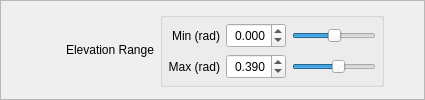
                   <widget class="QFrame" name="RadialShooterElevationRangeFrame">
                    <property name="sizePolicy">
                     <sizepolicy hsizetype="Preferred" vsizetype="Preferred">
                      <horstretch>0</horstretch>
                      <verstretch>0</verstretch>
                     </sizepolicy>
                    </property>
                    <property name="frameShape">
                     <enum>QFrame::StyledPanel</enum>
                    </property>
                    <property name="frameShadow">
                     <enum>QFrame::Raised</enum>
                    </property>
                    <layout class="QHBoxLayout" name="horizontalLayout_3">
                     <property name="margin">
                      <number>0</number>
                     </property>
                     <item>
                      <spacer name="horizontalSpacer_37">
                       <property name="orientation">
                        <enum>Qt::Horizontal</enum>
                       </property>
                       <property name="sizeType">
                        <enum>QSizePolicy::Preferred</enum>
                       </property>
                       <property name="sizeHint" stdset="0">
                        <size>
                         <width>65</width>
                         <height>20</height>
                        </size>
                       </property>
                      </spacer>
                     </item>
                     <item>
                      <widget class="QLabel" name="RadialShooterElevationRangeLabel">
                       <property name="sizePolicy">
                        <sizepolicy hsizetype="Preferred" vsizetype="Fixed">
                         <horstretch>0</horstretch>
                         <verstretch>0</verstretch>
                        </sizepolicy>
                       </property>
                       <property name="toolTip">
                        <string>The elevation range the Shooter will send each particle. 0=up, 3.14=down</string>
                       </property>
                       <property name="text">
                        <string>Elevation Range</string>
                       </property>
                       <property name="alignment">
                        <set>Qt::AlignRight|Qt::AlignTrailing|Qt::AlignVCenter</set>
                       </property>
                      </widget>
                     </item>
                     <item>
                      <widget class="QGroupBox" name="RadialShooterElevationRangeBox">
                       <property name="sizePolicy">
                        <sizepolicy hsizetype="Expanding" vsizetype="Fixed">
                         <horstretch>0</horstretch>
                         <verstretch>0</verstretch>
                        </sizepolicy>
                       </property>
                       <property name="title">
                        <string/>
                       </property>
                       <layout class="QGridLayout" name="gridLayout_14">
                        <property name="margin">
                         <number>5</number>
                        </property>
                        <item row="0" column="0">
                         <widget class="QLabel" name="RadialShooterElevationMinLabel">
                          <property name="sizePolicy">
                           <sizepolicy hsizetype="Preferred" vsizetype="Fixed">
                            <horstretch>0</horstretch>
                            <verstretch>0</verstretch>
                           </sizepolicy>
                          </property>
                          <property name="minimumSize">
                           <size>
                            <width>0</width>
                            <height>25</height>
                           </size>
                          </property>
                          <property name="toolTip">
                           <string>The minimum elevation (0=up, 3.14=down)</string>
                          </property>
                          <property name="text">
                           <string>Min (rad)</string>
                          </property>
                          <property name="alignment">
                           <set>Qt::AlignRight|Qt::AlignTrailing|Qt::AlignVCenter</set>
                          </property>
                         </widget>
                        </item>
                        <item row="1" column="0">
                         <widget class="QLabel" name="RadialShooterElevationMaxLabel">
                          <property name="sizePolicy">
                           <sizepolicy hsizetype="Preferred" vsizetype="Fixed">
                            <horstretch>0</horstretch>
                            <verstretch>0</verstretch>
                           </sizepolicy>
                          </property>
                          <property name="minimumSize">
                           <size>
                            <width>0</width>
                            <height>25</height>
                           </size>
                          </property>
                          <property name="toolTip">
                           <string>The maximum elevation (0=up, 3.14=down)</string>
                          </property>
                          <property name="text">
                           <string>Max (rad)</string>
                          </property>
                          <property name="alignment">
                           <set>Qt::AlignRight|Qt::AlignTrailing|Qt::AlignVCenter</set>
                          </property>
                         </widget>
                        </item>
                        <item row="0" column="2">
                         <widget class="QSlider" name="RadialShooterElevationMinSlider">
                          <property name="toolTip">
                           <string>The minimum elevation (0=up, 3.14=down)</string>
                          </property>
                          <property name="minimum">
                           <number>-314</number>
                          </property>
                          <property name="maximum">
                           <number>314</number>
                          </property>
                          <property name="orientation">
                           <enum>Qt::Horizontal</enum>
                          </property>
                         </widget>
                        </item>
                        <item row="0" column="1">
                         <widget class="QDoubleSpinBox" name="RadialShooterElevationMinSpinBox">
                          <property name="sizePolicy">
                           <sizepolicy hsizetype="Fixed" vsizetype="Fixed">
                            <horstretch>0</horstretch>
                            <verstretch>0</verstretch>
                           </sizepolicy>
                          </property>
                          <property name="minimumSize">
                           <size>
                            <width>60</width>
                            <height>25</height>
                           </size>
                          </property>
                          <property name="maximumSize">
                           <size>
                            <width>60</width>
                            <height>25</height>
                           </size>
                          </property>
                          <property name="toolTip">
                           <string>The minimum elevation (0=up, 3.14=down)</string>
                          </property>
                          <property name="alignment">
                           <set>Qt::AlignRight|Qt::AlignTrailing|Qt::AlignVCenter</set>
                          </property>
                          <property name="decimals">
                           <number>3</number>
                          </property>
                          <property name="minimum">
                           <double>-3.140000000000000</double>
                          </property>
                          <property name="maximum">
                           <double>3.140000000000000</double>
                          </property>
                          <property name="singleStep">
                           <double>0.010000000000000</double>
                          </property>
                         </widget>
                        </item>
                        <item row="1" column="2">
                         <widget class="QSlider" name="RadialShooterElevationMaxSlider">
                          <property name="toolTip">
                           <string>The maximum elevation (0=up, 3.14=down)</string>
                          </property>
                          <property name="minimum">
                           <number>-314</number>
                          </property>
                          <property name="maximum">
                           <number>314</number>
                          </property>
                          <property name="value">
                           <number>39</number>
                          </property>
                          <property name="orientation">
                           <enum>Qt::Horizontal</enum>
                          </property>
                         </widget>
                        </item>
                        <item row="1" column="1">
                         <widget class="QDoubleSpinBox" name="RadialShooterElevationMaxSpinBox">
                          <property name="sizePolicy">
                           <sizepolicy hsizetype="Fixed" vsizetype="Fixed">
                            <horstretch>0</horstretch>
                            <verstretch>0</verstretch>
                           </sizepolicy>
                          </property>
                          <property name="minimumSize">
                           <size>
                            <width>60</width>
                            <height>25</height>
                           </size>
                          </property>
                          <property name="maximumSize">
                           <size>
                            <width>60</width>
                            <height>25</height>
                           </size>
                          </property>
                          <property name="toolTip">
                           <string>The maximum elevation (0=up, 3.14=down)</string>
                          </property>
                          <property name="alignment">
                           <set>Qt::AlignRight|Qt::AlignTrailing|Qt::AlignVCenter</set>
                          </property>
                          <property name="decimals">
                           <number>3</number>
                          </property>
                          <property name="minimum">
                           <double>-3.140000000000000</double>
                          </property>
                          <property name="maximum">
                           <double>3.140000000000000</double>
                          </property>
                          <property name="singleStep">
                           <double>0.010000000000000</double>
                          </property>
                          <property name="value">
                           <double>0.390000000000000</double>
                          </property>
                         </widget>
                        </item>
                       </layout>
                      </widget>
                     </item>
                     <item>
                      <spacer name="horizontalSpacer_31">
                       <property name="orientation">
                        <enum>Qt::Horizontal</enum>
                       </property>
                       <property name="sizeType">
                        <enum>QSizePolicy::Preferred</enum>
                       </property>
                       <property name="sizeHint" stdset="0">
                        <size>
                         <width>40</width>
                         <height>20</height>
                        </size>
                       </property>
                      </spacer>
                     </item>
                    </layout>
                   </widget>
